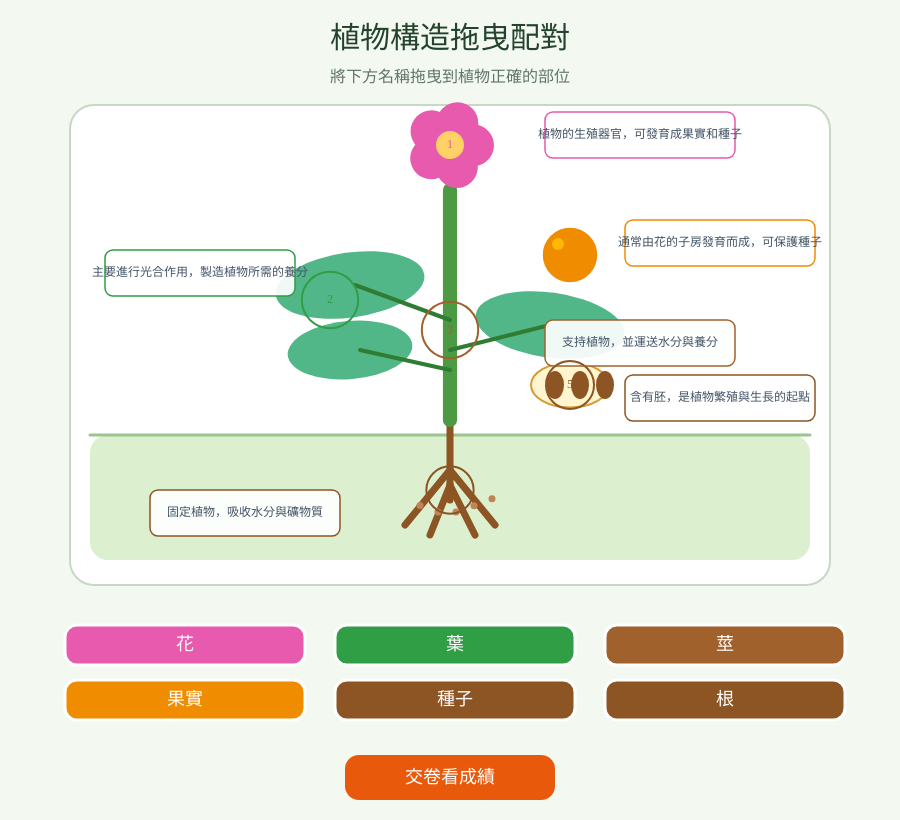
Frame 1 (no input)
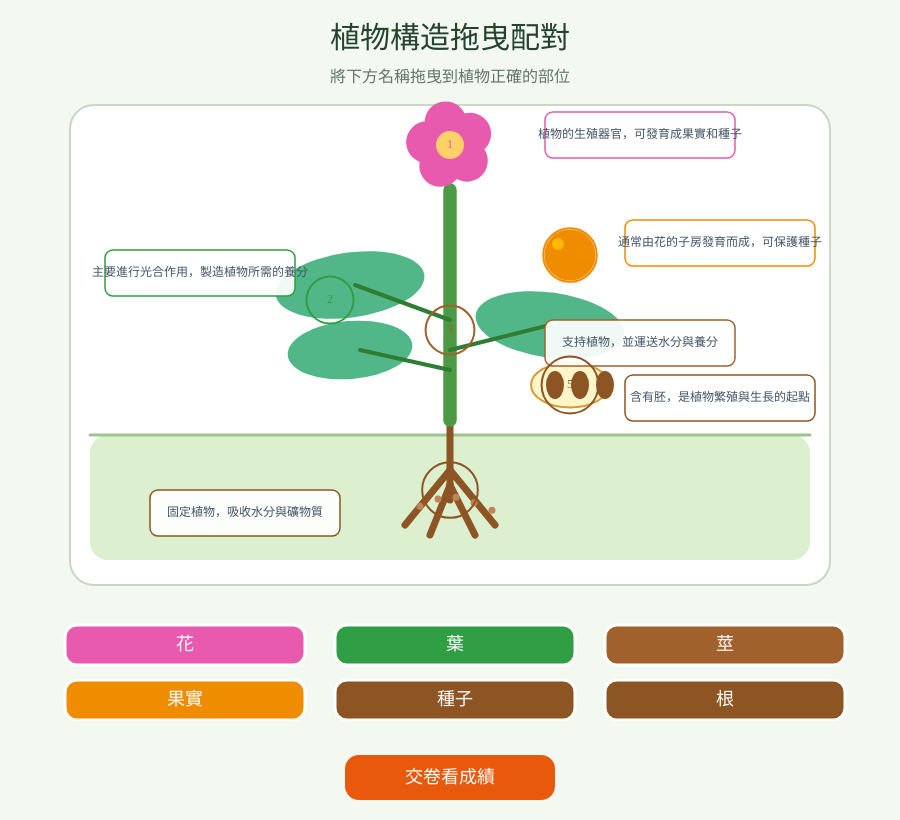
Frame 60 (no input)
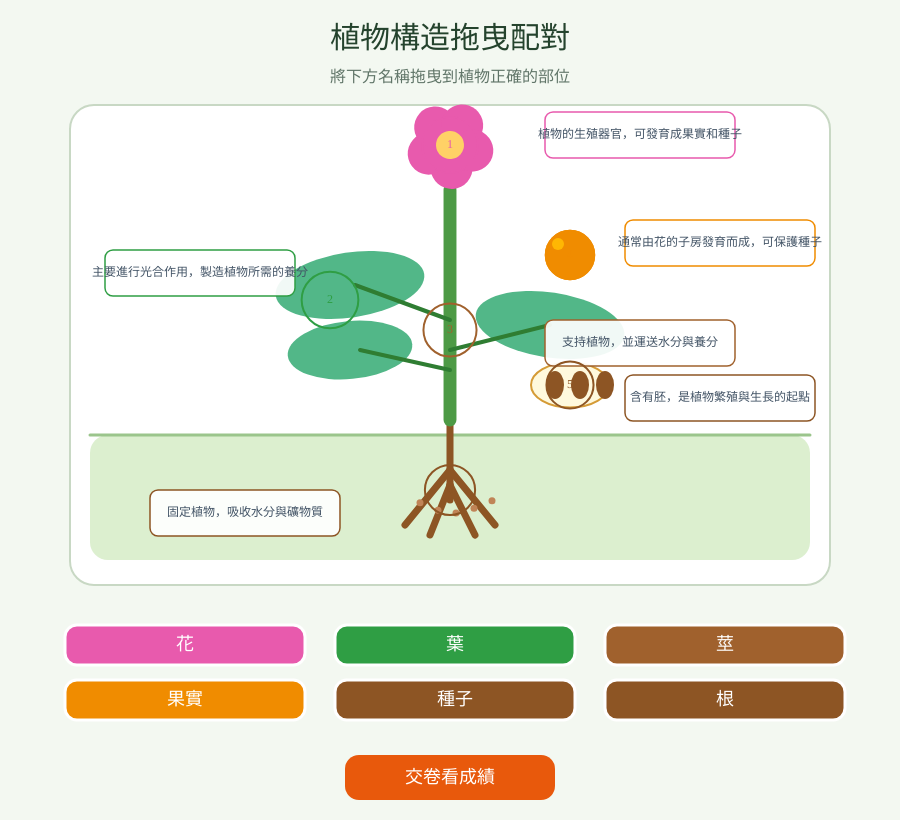
Frame 120 (the mouse pressed at the canvas centre since frame 60)

The p5.js sketch that drew these frames (run headless with seeded random() and noise() and a simulated clock; from frame 60 on, the mouse is pressed at the canvas centre):

// p5.js sketch
// ── sketch.js
const W = 900;
const H = 820;

let canvas;
let scaleFactor = 1;

let dragging = null;
let dragFrom = -1;
let submitted = false;
let score = 0;
let startTime;
let endTime;

const parts = [
  {
    name: "花",
    type: "flower",
    x: 450,
    y: 145,
    color: "#e85aad",
    description: "植物的生殖器官，可發育成果實和種子"
  },
  {
    name: "葉",
    type: "leaf",
    x: 330,
    y: 300,
    color: "#2f9e44",
    description: "主要進行光合作用，製造植物所需的養分"
  },
  {
    name: "莖",
    type: "stem",
    x: 450,
    y: 330,
    color: "#a0612d",
    description: "支持植物，並運送水分與養分"
  },
  {
    name: "果實",
    type: "fruit",
    x: 570,
    y: 255,
    color: "#f08c00",
    description: "通常由花的子房發育而成，可保護種子"
  },
  {
    name: "種子",
    type: "seed",
    x: 570,
    y: 385,
    color: "#8d5524",
    description: "含有胚，是植物繁殖與生長的起點"
  },
  {
    name: "根",
    type: "root",
    x: 450,
    y: 490,
    color: "#8d5524",
    description: "固定植物，吸收水分與礦物質"
  }
];

let cards = [];

function setup() {
  canvas = createCanvas(W, H);
  canvas.style("display", "block");
  canvas.style("margin", "0 auto");
  canvas.style("touch-action", "none");

  textFont("Arial, Microsoft JhengHei, sans-serif");

  cards = shuffle(parts.map((part, i) => ({
    name: part.name,
    type: part.type,
    color: part.color,
    homeX: 65 + (i % 3) * 270,
    homeY: 625 + floor(i / 3) * 55,
    x: 65 + (i % 3) * 270,
    y: 625 + floor(i / 3) * 55,
    w: 240,
    h: 40,
    target: -1,
    offsetX: 0,
    offsetY: 0
  })));

  startTime = millis();
  resizeGame();
}

function draw() {
  background("#f3f8f1");

  drawTitle();
  drawPlantArea();
  drawCards();
  drawSubmitButton();

  if (submitted) {
    drawResult();
  }
}

function drawTitle() {
  fill("#24432d");
  noStroke();
  textAlign(CENTER, CENTER);
  textSize(30);
  text("植物構造拖曳配對", W / 2, 40);

  fill("#607568");
  textSize(16);
  text("將下方名稱拖曳到植物正確的部位", W / 2, 78);
}

function drawPlantArea() {
  fill("#ffffff");
  stroke("#c8d8c4");
  strokeWeight(2);
  rect(70, 105, 760, 480, 24);

  drawGround();
  drawPlant();

  for (let i = 0; i < parts.length; i++) {
    drawTarget(parts[i], i);

    let card = cards.find(item => item.target === i);

    if (card && card !== dragging) {
      drawPlacedLabel(card, parts[i]);
    }
  }
}

function drawGround() {
  noStroke();
  fill("#dcefcf");
  rect(90, 435, 720, 125, 18);

  stroke("#9bc58c");
  strokeWeight(3);
  line(90, 435, 810, 435);
}

function drawPlant() {
  let t = frameCount * 0.05;

  // 根部動畫
  stroke("#8d5524");
  strokeWeight(7);

  line(450, 420, 450, 500);
  line(450, 470, 405, 525);
  line(450, 470, 495, 525);
  line(450, 485, 430, 535);
  line(450, 485, 475, 535);

  // 根部閃動小圓點
  noStroke();
  fill("#c08457");

  for (let i = 0; i < 5; i++) {
    let x = 420 + i * 18;
    let y = 505 + sin(t + i) * 8;
    circle(x, y, 7);
  }

  // 莖部呼吸動畫
  let stemSize = 14 + sin(t * 2) * 2;

  stroke("#4d9a45");
  strokeWeight(stemSize);
  line(450, 420, 450, 190);

  // 葉片動畫
  noStroke();
  fill("#52b788");

  let leafMove = sin(t) * 4;

  push();
  translate(350, 285);
  rotate(radians(-8 + leafMove / 3));
  ellipse(0, 0, 150, 65);
  pop();

  push();
  translate(550, 325);
  rotate(radians(8 - leafMove / 3));
  ellipse(0, 0, 150, 65);
  pop();

  push();
  translate(350, 350);
  rotate(radians(-5 + leafMove / 3));
  ellipse(0, 0, 125, 58);
  pop();

  stroke("#2f7d32");
  strokeWeight(4);
  line(450, 320, 355, 285);
  line(450, 350, 550, 325);
  line(450, 370, 360, 350);

  // 果實跳動動畫
  let fruitSize = 52 + sin(t * 2) * 3;

  noStroke();
  fill("#f08c00");
  circle(570, 255, fruitSize);

  fill("#ffb703");
  circle(558, 244, 12);

  // 花朵旋轉動畫
  push();
  translate(450, 145);
  rotate(t * 0.25);

  fill("#e85aad");

  for (let i = 0; i < 5; i++) {
    let angle = TWO_PI * i / 5;
    ellipse(
      cos(angle) * 23,
      sin(angle) * 23,
      42,
      42
    );
  }

  fill("#ffd166");
  circle(0, 0, 28);
  pop();

  // 種子閃爍動畫
  let seedAlpha = 180 + sin(t * 3) * 60;

  fill(255, 243, 191, seedAlpha);
  stroke("#d59b36");
  strokeWeight(2);
  ellipse(570, 385, 78, 45);

  noStroke();
  fill("#8d5524");

  ellipse(555, 385, 18, 28);
  ellipse(580, 385, 18, 28);
  ellipse(605, 385, 18, 28);
}

function drawTarget(part, index) {
  let pulse = 52 + sin(frameCount * 0.06 + index) * 5;

  noFill();
  stroke(part.color);
  strokeWeight(2);
  circle(part.x, part.y, pulse);

  fill(part.color);
  noStroke();
  textAlign(CENTER, CENTER);
  textSize(12);
  text(index + 1, part.x, part.y);

  drawDescription(part);
}

function drawDescription(part) {
  let x;
  let y;

  if (part.type === "flower") {
    x = 545;
    y = 112;
  } else if (part.type === "leaf") {
    x = 105;
    y = 250;
  } else if (part.type === "stem") {
    x = 545;
    y = 320;
  } else if (part.type === "fruit") {
    x = 625;
    y = 220;
  } else if (part.type === "seed") {
    x = 625;
    y = 375;
  } else {
    x = 150;
    y = 490;
  }

  fill(255, 255, 255, 235);
  stroke(part.color);
  strokeWeight(1.5);
  rect(x, y, 190, 46, 8);

  fill("#435466");
  noStroke();
  textAlign(CENTER, CENTER);
  textSize(12);
  text(part.description, x + 8, y + 5, 174, 36);
}

function drawPlacedLabel(card, part) {
  fill("#ffffff");
  stroke(card.color);
  strokeWeight(2);
  rect(part.x - 38, part.y - 14, 76, 28, 8);

  fill("#243447");
  noStroke();
  textAlign(CENTER, CENTER);
  textSize(13);
  text(card.name, part.x, part.y);
}

function drawCards() {
  for (let card of cards) {
    if (card === dragging) continue;

    if (card.target === -1) {
      drawCard(card, card.x, card.y);
    }
  }

  if (dragging) {
    drawCard(
      dragging,
      mouseX / scaleFactor - dragging.offsetX,
      mouseY / scaleFactor - dragging.offsetY
    );
  }
}

function drawCard(card, x, y) {
  fill(card.color);
  stroke("#ffffff");
  strokeWeight(3);
  rect(x, y, card.w, card.h, 12);

  fill("#ffffff");
  noStroke();
  textAlign(CENTER, CENTER);
  textSize(18);
  text(card.name, x + card.w / 2, y + card.h / 2);
}

function drawSubmitButton() {
  fill(submitted ? "#a0aec0" : "#e8590c");
  noStroke();
  rect(W / 2 - 105, 755, 210, 45, 14);

  fill("#ffffff");
  textAlign(CENTER, CENTER);
  textSize(18);
  text("交卷看成績", W / 2, 778);
}

function mousePressed() {
  if (submitted) return;

  let mx = mouseX / scaleFactor;
  let my = mouseY / scaleFactor;

  if (
    mx > W / 2 - 105 &&
    mx < W / 2 + 105 &&
    my > 755 &&
    my < 800
  ) {
    submit();
    return;
  }

  for (let card of cards) {
    let x;
    let y;
    let width;
    let height;

    if (card.target === -1) {
      x = card.x;
      y = card.y;
      width = card.w;
      height = card.h;
    } else {
      let part = parts[card.target];

      x = part.x - 38;
      y = part.y - 14;
      width = 76;
      height = 28;
    }

    if (
      mx >= x &&
      mx <= x + width &&
      my >= y &&
      my <= y + height
    ) {
      dragging = card;
      dragFrom = card.target;

      card.offsetX = mx - x;
      card.offsetY = my - y;

      card.target = -1;
      return;
    }
  }
}

function mouseDragged() {
  if (!dragging) return;

  let mx = mouseX / scaleFactor;
  let my = mouseY / scaleFactor;

  dragging.x = mx - dragging.offsetX;
  dragging.y = my - dragging.offsetY;
}

function mouseReleased() {
  if (!dragging) return;

  let mx = mouseX / scaleFactor;
  let my = mouseY / scaleFactor;

  let target = -1;

  for (let i = 0; i < parts.length; i++) {
    if (
      dist(mx, my, parts[i].x, parts[i].y) < 55
    ) {
      target = i;
      break;
    }
  }

  if (target !== -1) {
    let oldCard = cards.find(card => card.target === target);

    if (oldCard && oldCard !== dragging) {
      if (dragFrom !== -1) {
        oldCard.target = dragFrom;
      } else {
        oldCard.target = -1;
        oldCard.x = oldCard.homeX;
        oldCard.y = oldCard.homeY;
      }
    }

    dragging.target = target;
  } else {
    dragging.target = -1;
    dragging.x = dragging.homeX;
    dragging.y = dragging.homeY;
  }

  dragging = null;
  dragFrom = -1;
}

function submit() {
  submitted = true;
  endTime = millis();
  score = 0;

  for (let card of cards) {
    if (
      card.target !== -1 &&
      card.type === parts[card.target].type
    ) {
      score++;
    }
  }
}

function drawResult() {
  fill(255, 255, 255, 248);
  stroke("#52606d");
  strokeWeight(2);
  rect(W / 2 - 290, 130, 580, 500, 20);

  fill("#243447");
  noStroke();
  textAlign(CENTER, CENTER);

  textSize(30);
  text("答題結果", W / 2, 175);

  textSize(22);
  text(`分數：${score} / 6`, W / 2, 220);

  let seconds = floor((endTime - startTime) / 1000);
  text(`用時：${seconds} 秒`, W / 2, 255);

  textAlign(LEFT, CENTER);
  textSize(17);

  for (let i = 0; i < parts.length; i++) {
    let card = cards.find(item => item.target === i);
    let correct = card && card.type === parts[i].type;

    fill(correct ? "#2f9e44" : "#e03131");

    text(
      `${i + 1}. ${parts[i].name}：${correct ? "答對" : "答錯"}`,
      W / 2 - 180,
      305 + i * 38
    );
  }
}

function resizeGame() {
  scaleFactor = min((windowWidth - 20) / W, 1);

  canvas.style("width", `${W * scaleFactor}px`);
  canvas.style("height", `${H * scaleFactor}px`);
}

function windowResized() {
  resizeGame();
}

function touchStarted() {
  mousePressed();
  return false;
}

function touchMoved() {
  mouseDragged();
  return false;
}

function touchEnded() {
  mouseReleased();
  return false;
}
